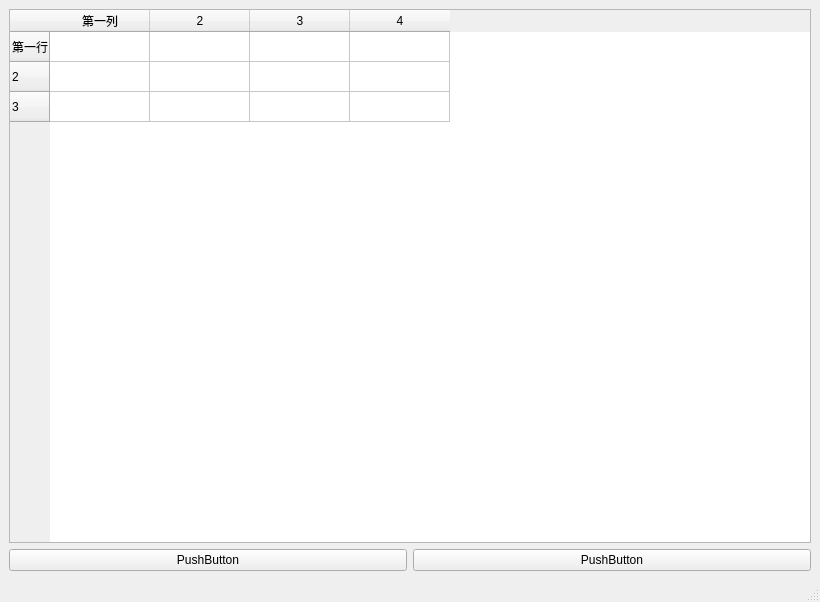
<?xml version="1.0" encoding="UTF-8"?>
<ui version="4.0">
 <class>MainWindow</class>
 <widget class="QMainWindow" name="MainWindow">
  <property name="geometry">
   <rect>
    <x>0</x>
    <y>0</y>
    <width>820</width>
    <height>602</height>
   </rect>
  </property>
  <property name="windowTitle">
   <string>MainWindow</string>
  </property>
  <widget class="QWidget" name="centralwidget">
   <layout class="QVBoxLayout" name="verticalLayout">
    <item>
     <widget class="QTableWidget" name="tableWidget">
      <property name="rowCount">
       <number>3</number>
      </property>
      <property name="columnCount">
       <number>4</number>
      </property>
      <row>
       <property name="text">
        <string>第一行</string>
       </property>
      </row>
      <row/>
      <row/>
      <column>
       <property name="text">
        <string>第一列</string>
       </property>
      </column>
      <column/>
      <column/>
      <column/>
     </widget>
    </item>
    <item>
     <layout class="QHBoxLayout" name="horizontalLayout">
      <item>
       <widget class="QPushButton" name="pushButton_2">
        <property name="text">
         <string>PushButton</string>
        </property>
       </widget>
      </item>
      <item>
       <widget class="QPushButton" name="pushButton">
        <property name="text">
         <string>PushButton</string>
        </property>
       </widget>
      </item>
     </layout>
    </item>
   </layout>
  </widget>
  <widget class="QMenuBar" name="menubar">
   <property name="geometry">
    <rect>
     <x>0</x>
     <y>0</y>
     <width>820</width>
     <height>23</height>
    </rect>
   </property>
  </widget>
  <widget class="QStatusBar" name="statusbar"/>
 </widget>
 <resources/>
 <connections/>
</ui>
